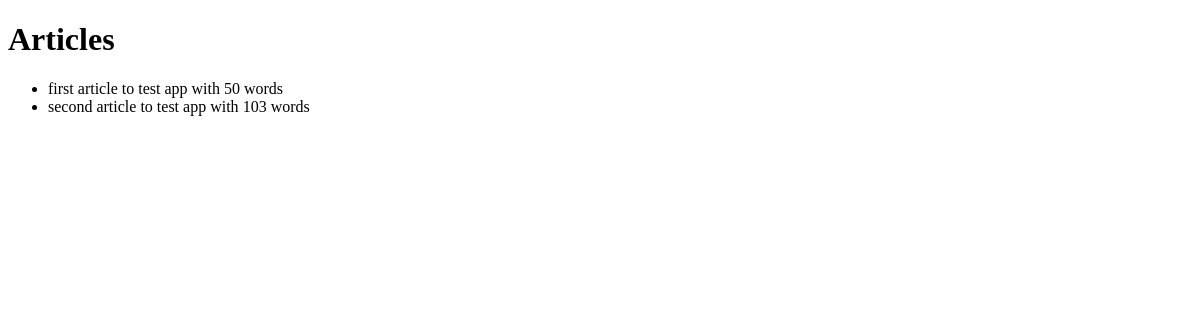
The app's page /, older data.
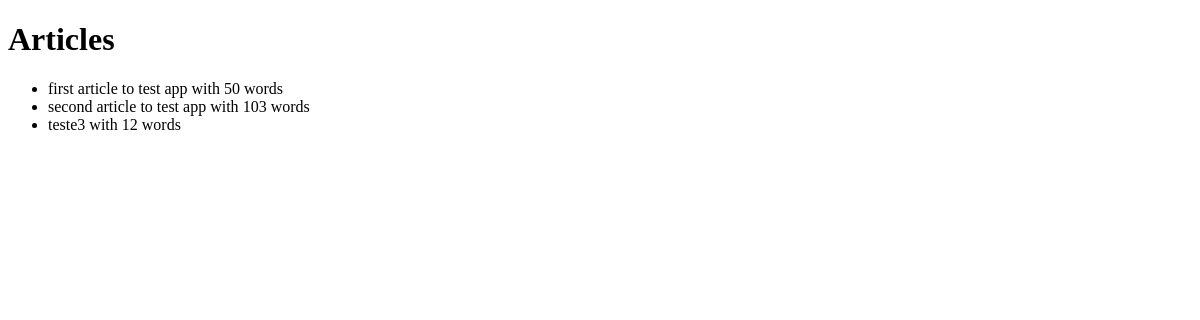
The same page, newer data.
### app/models.py (models this page shows)
class Article(models.Model):
    title = models.CharField(max_length=100)
    content = models.TextField(blank=True, default="")
    word_count = models.IntegerField()
    twitter_post = models.TextField(blank=True, default="")
    status = models.CharField(
        max_length=20,
        choices=ARTICLE_STATUS,
        default=ARTICLE_STATUS[0][0],
    )
    created_at = models.DateTimeField(auto_now_add=True)
    updated_at = models.DateTimeField(auto_now=True)

### app/views.py (the view)
# urls.py: path("", home, name="home"),
def home(request):
    articles = Article.objects.all()
    return render(request, "app/home.html", {"articles": articles})

### templates/app/home.html (shortened to what this page needs)
<!DOCTYPE html>
<html lang="en">
  <head>
  </head>
  <body>
    <h1>Articles</h1>
    <ul>
      {% for article in articles %}
        <li>{{ article.title }} with {{ article.word_count }} words</li>
      {% endfor %}
    </ul>
  </body>
</html>

Row changes from the older to the newer data that the page shows:
added Article: title "teste3", word_count "12"
